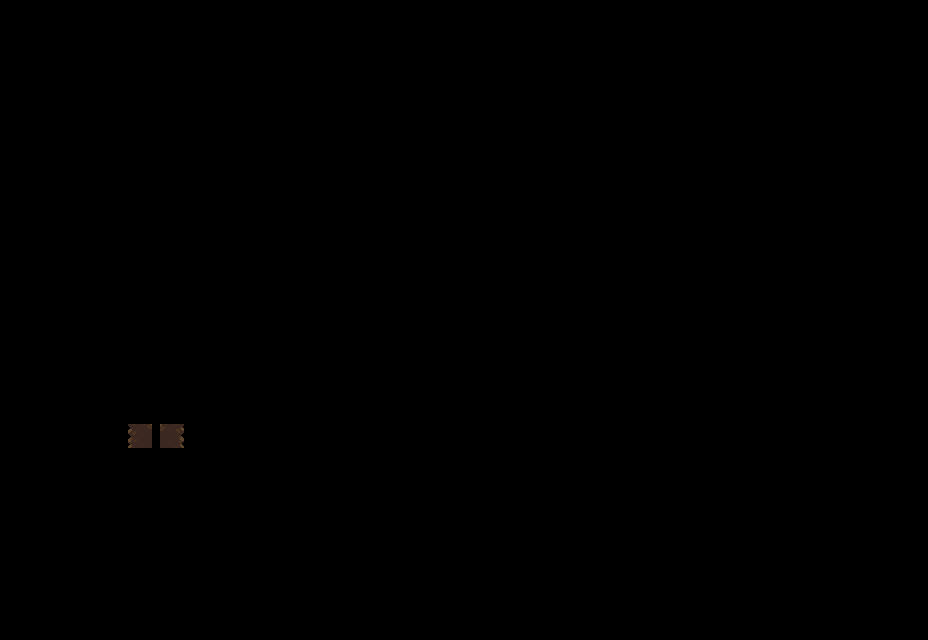

Below is a game level as drawn by its tile map, then a one-line description and the .tmx file that defines it, in full:
An orthogonal 29x20 tile map with 32x32 px tiles, 1 tile layer (Tile Layer 1).

<map version="1.10" tiledversion="1.11.0" orientation="orthogonal" renderorder="right-down" width="29" height="20" tilewidth="32" tileheight="32" infinite="0" nextlayerid="2" nextobjectid="1">
 <tileset firstgid="1" source="oak_woods_tileset.tsx" />
 <layer id="1" name="Tile Layer 1" width="29" height="20">
  <data encoding="csv">
0,0,0,0,0,0,0,0,0,0,0,0,0,0,0,0,0,0,0,0,0,0,0,0,0,0,0,0,0,
0,0,0,0,0,0,0,0,0,0,0,0,0,0,0,0,0,0,0,0,0,0,0,0,0,0,0,0,0,
0,0,0,0,0,0,0,0,0,0,0,0,0,0,0,0,0,0,0,0,0,0,0,0,0,0,0,0,0,
0,0,0,0,0,0,0,0,0,0,0,0,0,0,0,0,0,0,0,0,0,0,0,0,0,0,0,0,0,
0,0,0,0,0,0,0,0,0,0,0,0,0,0,0,0,0,0,0,0,0,0,0,0,0,0,0,0,0,
0,0,0,0,0,0,0,0,0,0,0,0,0,0,0,0,0,0,0,0,0,0,0,0,0,0,0,0,0,
0,0,0,0,0,0,0,0,0,0,0,0,0,0,0,0,0,0,0,0,0,0,0,0,0,0,0,0,0,
0,0,0,0,0,0,0,0,0,0,0,0,0,0,0,0,0,0,0,0,0,0,0,0,0,0,0,0,0,
0,0,0,0,0,0,0,0,0,0,0,0,0,0,0,0,0,0,0,0,0,0,0,0,0,0,0,0,0,
0,0,0,0,0,0,0,0,0,0,0,0,0,0,0,0,0,0,0,0,0,0,0,0,0,0,0,0,0,
0,0,0,0,0,0,0,0,0,0,0,0,0,0,0,0,0,0,0,0,0,0,0,0,0,0,0,0,0,
0,0,0,0,0,0,0,0,0,0,0,0,0,0,0,0,0,0,0,0,0,0,0,0,0,0,0,0,0,
100,100,100,0,0,0,0,0,0,0,0,0,0,0,0,0,0,0,0,0,0,0,0,0,0,0,0,0,0,
0,0,0,0,20,21,0,0,0,0,0,0,0,0,0,0,0,0,0,0,0,0,0,0,0,0,0,0,0,
0,0,0,0,50,51,0,0,0,0,0,0,0,0,0,0,0,0,0,0,0,0,0,0,0,0,0,0,0,
0,0,0,0,50,51,0,0,0,0,0,0,0,0,0,0,0,0,0,0,0,0,0,0,0,0,0,0,0,
0,0,0,0,50,51,0,0,0,100,100,100,0,0,0,0,0,0,0,0,0,100,100,100,0,0,0,0,0,
0,0,0,0,50,51,0,0,0,0,0,0,0,0,0,0,0,0,0,0,0,0,0,0,0,0,0,0,0,
0,0,0,0,100,100,100,100,100,100,100,100,100,100,100,100,100,100,100,100,100,100,100,100,100,100,100,100,100,
0,0,0,0,0,0,0,0,0,0,0,0,0,0,0,0,0,0,0,0,0,0,0,0,0,0,0,0,0
</data>
 </layer>
</map>
